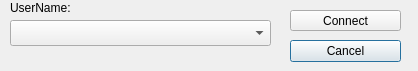
<?xml version="1.0" encoding="UTF-8"?>
<ui version="4.0">
 <class>Passphrase</class>
 <widget class="QDialog" name="Passphrase">
  <property name="geometry">
   <rect>
    <x>0</x>
    <y>0</y>
    <width>418</width>
    <height>71</height>
   </rect>
  </property>
  <property name="windowTitle">
   <string>Dialog</string>
  </property>
  <widget class="QComboBox" name="comboBox">
   <property name="geometry">
    <rect>
     <x>10</x>
     <y>20</y>
     <width>261</width>
     <height>26</height>
    </rect>
   </property>
  </widget>
  <widget class="QPushButton" name="pushButton_2">
   <property name="geometry">
    <rect>
     <x>290</x>
     <y>40</y>
     <width>111</width>
     <height>22</height>
    </rect>
   </property>
   <property name="text">
    <string>Cancel</string>
   </property>
  </widget>
  <widget class="QLabel" name="label_2">
   <property name="geometry">
    <rect>
     <x>10</x>
     <y>0</y>
     <width>91</width>
     <height>16</height>
    </rect>
   </property>
   <property name="text">
    <string>UserName:</string>
   </property>
  </widget>
  <widget class="QPushButton" name="pushButton">
   <property name="geometry">
    <rect>
     <x>290</x>
     <y>10</y>
     <width>111</width>
     <height>21</height>
    </rect>
   </property>
   <property name="text">
    <string>Connect</string>
   </property>
  </widget>
 </widget>
 <resources/>
 <connections/>
</ui>
